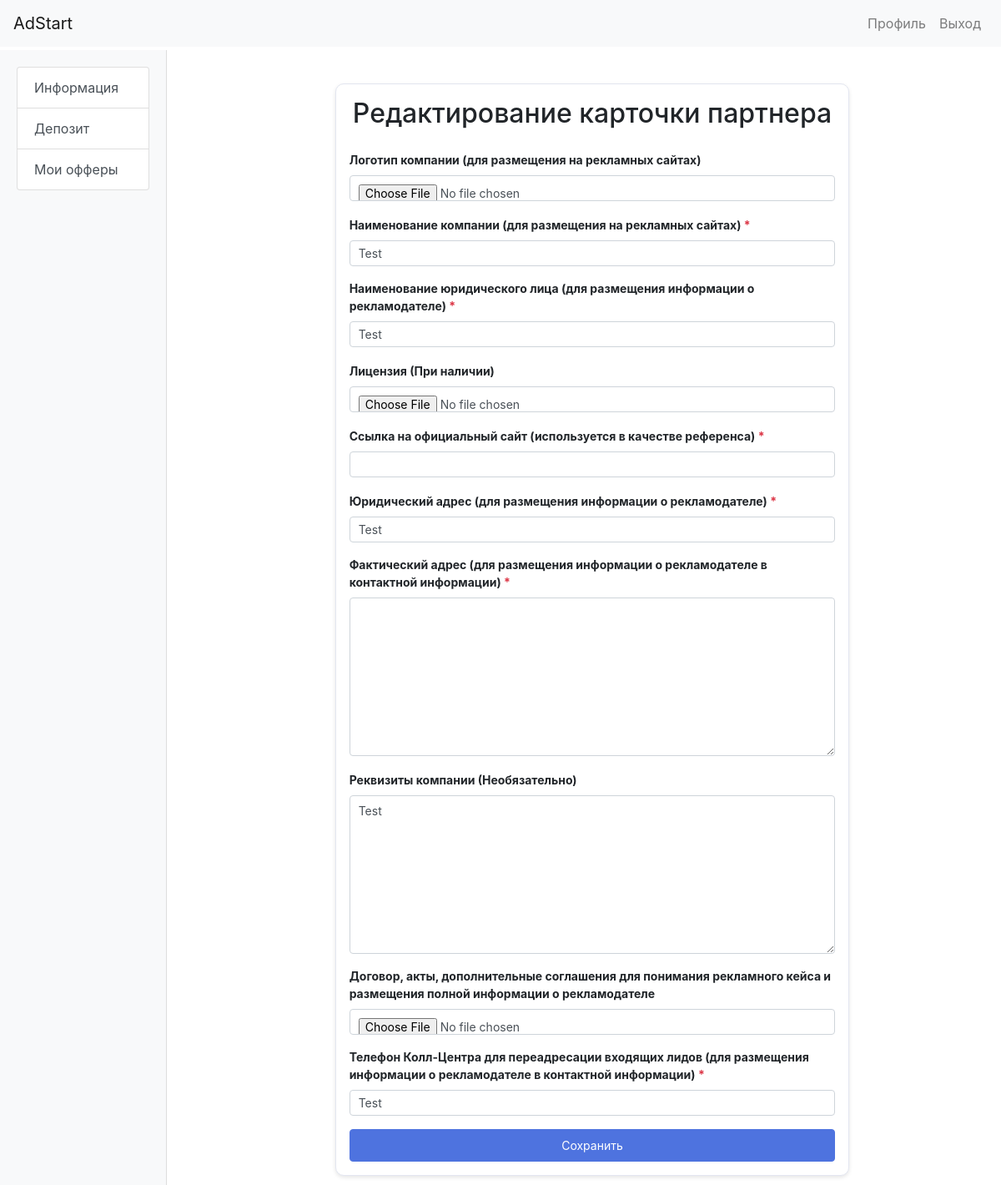
Page /partner_cards/edit/ (signed in) on the earlier database version.
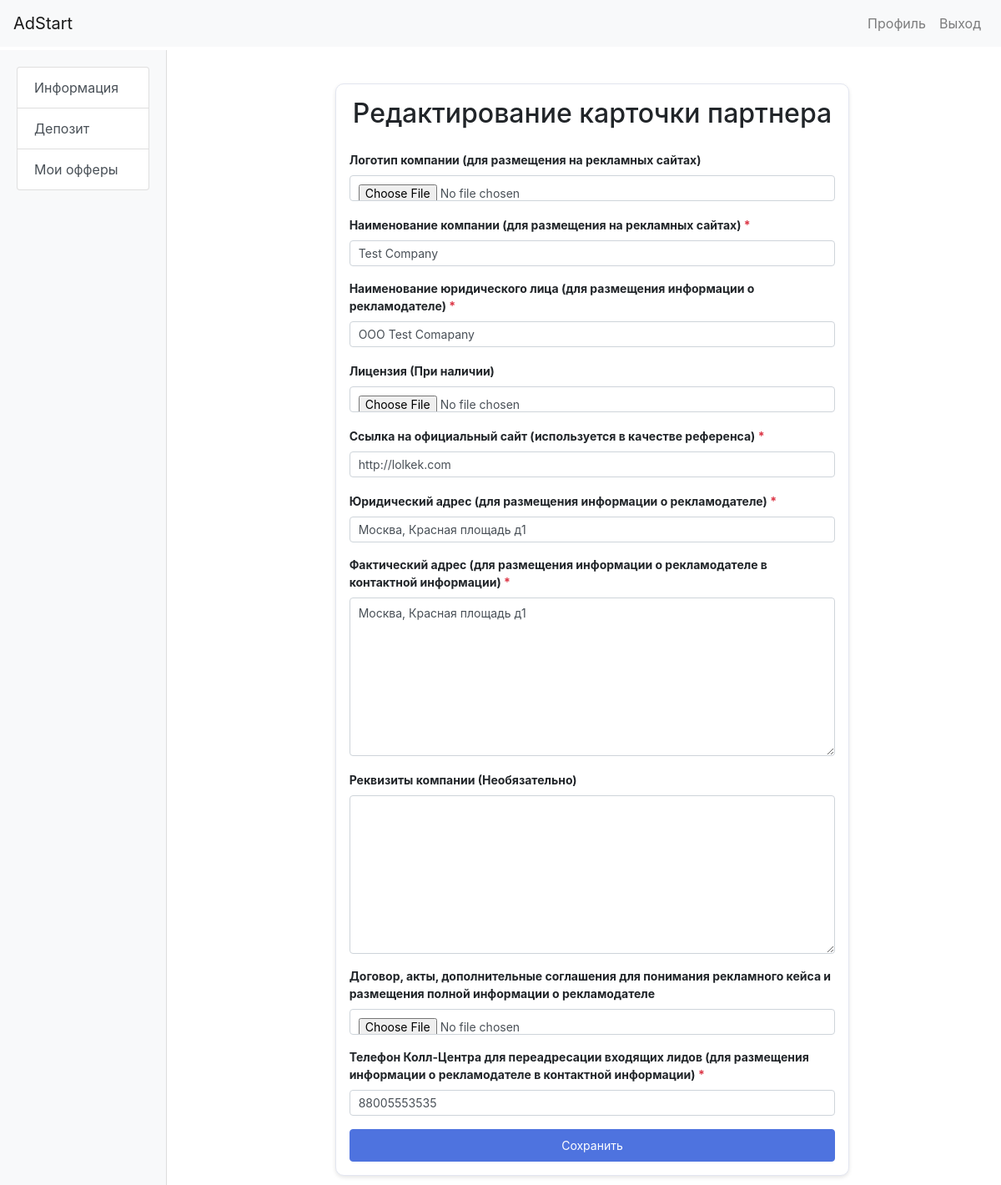
Same page on the later database version.
### partner_cards/models.py (models this page shows, shortened)
class PartnerCard(models.Model):
    advertiser = models.OneToOneField(Advertiser, on_delete=models.CASCADE, related_name='partner_card')
    logo = models.ImageField(upload_to='partner_logos/', blank=True, null=True, verbose_name='Логотип')
    name = models.CharField(max_length=255, verbose_name='Наименование')
    legal_name = models.CharField(max_length=255, verbose_name='Наименование Юр. лица')
    license = models.FileField(upload_to='licenses/', blank=True, null=True, verbose_name='Лицензия')
    website = models.URLField(verbose_name='Ссылка на официальный сайт')
    legal_address = models.CharField(max_length=255, verbose_name='Юридический адрес')
    actual_addresses = models.TextField(verbose_name='Фактический адрес')
    company_details = models.TextField(verbose_name='Реквизиты компании', blank=True, null=True,)
    contracts = models.FileField(upload_to='contracts/', blank=True, null=True,
                                 verbose_name='Договор, акты, доп. соглашения')
    main_phone = models.CharField(max_length=20, verbose_name='Телефон основной')
    deposit = models.DecimalField(max_digits=10, decimal_places=2, verbose_name='Депозит', blank=True, null=True)
    is_approved = models.BooleanField(default=False, verbose_name='Одобрен администратором')
    class Meta:
        verbose_name = 'Карточка партнера'
        verbose_name_plural = 'Карточки партнеров'

### partner_cards/views.py (the view)
# urls.py: path('edit/', views.edit_partner_card, name='edit_partner_card'),
@login_required
def edit_partner_card(request):
    try:
        partner_card = PartnerCard.objects.get(advertiser=request.user.advertiser)
    except PartnerCard.DoesNotExist:
        partner_card = None
    if request.method == 'POST':
        form = PartnerCardForm(request.POST, request.FILES, instance=partner_card)
        if form.is_valid():
            partner_card = form.save(commit=False)
            partner_card.advertiser = request.user.advertiser
            partner_card.save()
            return redirect('view_partner_card')
    else:
        form = PartnerCardForm(instance=partner_card)
    return render(request, 'partner_cards/edit_partner_card.html', {'form': form})

### user_accounts/templatetags/custom_tags.py (called while the page is built)
@register.inclusion_tag('user_accounts/menu.html', takes_context=True)
def load_menu(context):
    user = context['user']
    advertiser_profile = None
    webmaster_profile = None
    if user.is_authenticated:
        try:
            advertiser_profile = Advertiser.objects.get(user=user)
        except Advertiser.DoesNotExist:
            pass
        try:
            webmaster_profile = Webmaster.objects.get(user=user)
        except Webmaster.DoesNotExist:
            pass
    return {
        'user': user,
        'advertiser_profile': advertiser_profile,
        'webmaster_profile': webmaster_profile,
    }

### user_accounts/templatetags/form_tags.py (called while the page is built)
@register.filter(name='add_class')
def add_class(field, css_class):
    return field.as_widget(attrs={"class": css_class})

### user_accounts/templates/partner_cards/edit_partner_card.html (shortened to what this page needs)
{% extends "base.html" %}
{% load form_tags %}
{% block content %}
<div class="row">
    <div class="col-md-8 offset-md-2">
        <div class="card my-4 p-3">
            <h2 class="text-center mb-4">Редактирование карточки партнера</h2>
            <form method="post" enctype="multipart/form-data" novalidate>
                {% for field in form %}
                    <div class="form-group mb-3">
                        <label for="{{ field.id_for_label }}" class="form-label">{{ field.label }}{% if field.field.required %} <span class="text-danger">*</span>{% endif %}</label>
                        {{ field|add_class:"form-control form-control-sm" }}
                    </div>
                {% endfor %}
                <button type="submit" class="btn btn-primary btn-block">Сохранить</button>
            </form>
        </div>
    </div>
</div>
{% endblock %}

Differences in the rows shown:
removed PartnerCard: form "Test" "Test" "Test" "Test" "Test"
added PartnerCard: form "Test Company" "OOO Test Comapany" "http://lolkek.com" "Москва, Красная площадь д1" "Москва, Красная площадь д1" "88005553535"
